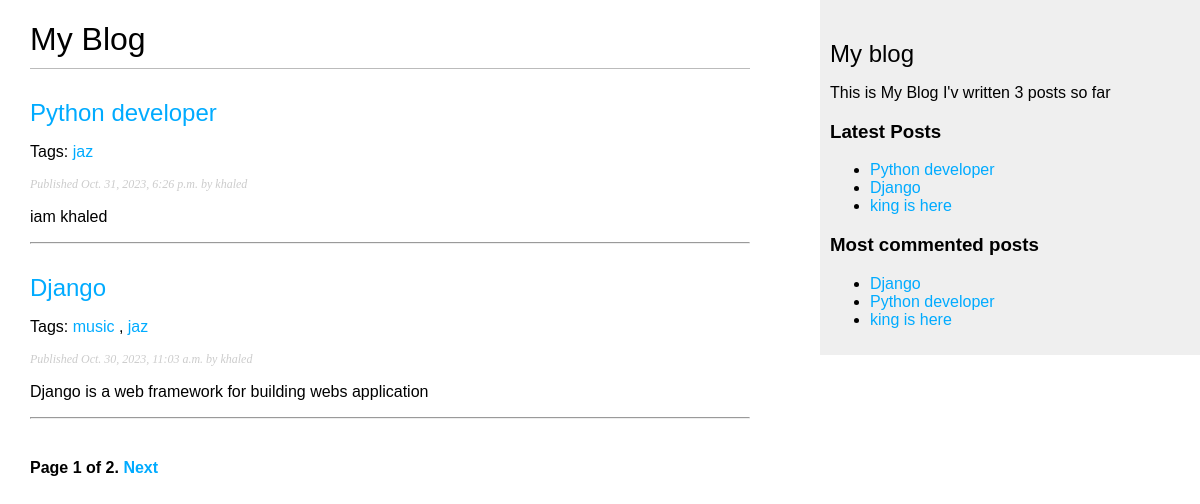
/posts/, run on the app's committed database.
### blog/models.py (models this page shows, shortened)
class Post(models.Model):
    class Status(models.TextChoices):
        DRAFT = 'DF','Draft'
        PUBLISHED='PB','Published'
    class PublishedManager(models.Manager):
        def get_queryset(self) :
            return super().get_queryset().filter(status=Post.Status.PUBLISHED)
    auther = models.ForeignKey(User,on_delete=models.CASCADE,related_name='blog_posts')
    title = models.CharField(max_length=255)
    slug = models.SlugField(max_length=255,unique_for_date='publish')
    body = models.TextField()
    publish = models.DateTimeField(default=timezone.now())
    created = models.DateTimeField(auto_now_add=True)
    updated = models.DateTimeField(auto_now=True)
    status = models.CharField(max_length=2,choices=Status.choices,default=Status.DRAFT)
    objects = models.Manager()
    published=PublishedManager()
    tags = TaggableManager()
    class Meta:
        ordering = ['-publish']
        indexes = [
            models.Index(fields=['-publish']),
        ]
    def get_absolute_url(self):
        return reverse("blog:post", args=[self.slug])

### blog/views.py (the view)
# urls.py: path('/',posts,name='posts'),
def posts(request,tag_slug=None):
    try:
        post_list = Post.published.all()
        tag = None
        if tag_slug:
            tag = get_object_or_404(Tag,slug=tag_slug)
            post_list = post_list.filter(tags__in=[tag])
        paginator = Paginator(post_list, 2)
        page_number = request.GET.get('page', 1)
        posts = paginator.page(page_number)
    except EmptyPage :
        posts = paginator.page(paginator.num_pages)
    except PageNotAnInteger :
        posts = paginator.page(1)
    return render(request,'blog/post/posts_list.html',{'posts':posts,'tag':tag})

### blog/templatetags/blog_tags.py (called while the page is built)
@register.simple_tag
def total_posts():
    return Post.published.count()

@register.inclusion_tag('blog/post/latest_posts.html',name='show_latest_posts')
def latest_posts(count=5):
    latest_posts = Post.published.order_by('-publish')[:count]
    return {'latest_posts':latest_posts}

@register.simple_tag
def get_most_commented_posts(count=5):
    return Post.published.annotate(
        total_comments=Count('post_comments')
    ).order_by('-total_comments','-publish')[:count]

### blog/templates/blog/post/posts_list.html (shortened to what this page needs)
{% extends "blog/base.html" %}
{% block content %}
<h1>My Blog</h1>
{% for post in posts %}
<h2>
    <a href="{% url 'blog:post' post.slug %}">{{post.title}}</a>
</h2>
{% if post.tags.count > 0 %}
<p class="tag">Tags:
    {% for tag in post.tags.all %}
    <a href="{% url 'blog:post_by_tags' tag.slug%}">{{tag.name}}</a>
    {% if not forloop.last %}, {% endif %}
    {% endfor %}
</p>
{% endif %}
<p class="date">
    Published {{ post.publish }} by {{ post.auther }}
</p>
{{ post.body|truncatewords:30|linebreaks }}
<hr>
{% endfor %}
<div class="pagination">
    <span class="step-links">
        <span class="current">
            Page {{ posts.number }} of {{ posts.paginator.num_pages }}.
        </span>
        {% if posts.has_next %}
        <a href="?page={{ posts.next_page_number }}">Next</a>
        {% endif %}
    </span>
</div>
{% endblock content %}

### blog/templates/blog/base.html (shortened to what this page needs)
{% load blog_tags %}
{% load static %}
<!DOCTYPE html>
<html lang="en">
<head>
    <link rel="stylesheet" href="{% static 'css/blog.css' %}">
</head>
<body>
    <div id="content">
        {% block content %}
        {% endblock content %}
    </div>
    <div id="sidebar">
        <h2>My blog</h2>
        <p>
            This is My Blog
            I'v written {% total_posts %} posts so far
        <h3>Latest Posts</h3>
        {% show_latest_posts%}
        <h3>Most commented posts</h3>
        {% get_most_commented_posts as most_commentd_posts %}
        <ul>
            {% for post in most_commentd_posts %}
            <li><a href="{{post.get_absolute_url}}">{{post.title}}</a></li>
            {% endfor %}
        </ul>
        </p>
    </div>
</body>
</html>

### blog/templates/blog/post/latest_posts.html
<ul>
    {% for post in latest_posts %}
    <li><a href="{{post.get_absolute_url}}">{{post.title}}</a></li>
    {% endfor %}
</ul>

### blog/static/css/blog.css (style rules this page uses)
body { margin: 0; padding: 0; font-family: helvetica, sans-serif; }
a { color: #00abff; text-decoration: none; }
h1 { font-weight: normal; border-bottom: 1px solid #bbb; padding: 0 0 10px 0; }
h2 { font-weight: normal; margin: 30px 0 0; }
#content { float: left; width: 60%; padding: 0 0 0 30px; }
#sidebar { float: right; width: 30%; padding: 10px; background: #efefef; height: 100%; }
p.date { color: #ccc; font-family: georgia, serif; font-size: 12px; font-style: italic; }
.pagination { margin: 40px 0; font-weight: bold; }

### data on the page
Post: title "Python developer", publish "Oct. 31, 2023, 6:26 p.m.", auther "khaled", body "iam khaled"
Tag: name "jaz"
Post: title "Django", publish "Oct. 30, 2023, 11:03 a.m.", auther "khaled", body "Django is a web framework for building webs application"
Tag: name "music"
Post: title "king is here"

### other printed values
{{ posts.number }} "1"
{{ posts.paginator.num_pages }} "2"
